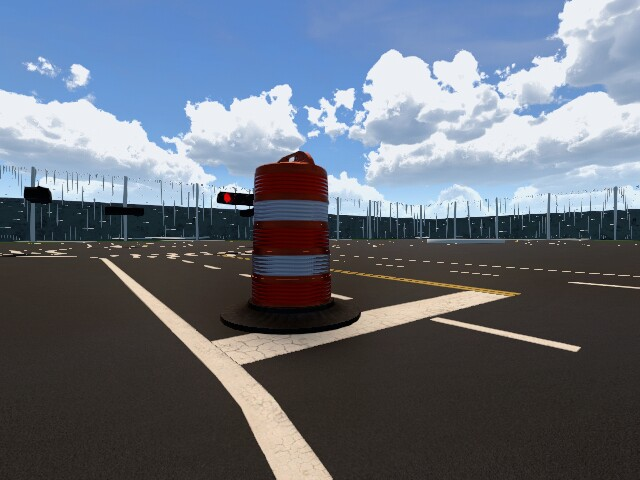
#> input picture src/descripter_test/img/cone2.png, 640 x 480 px, found by its file name
$ python descriptor.py
#> lines starting #> are read from the running program, lines starting #| are printed output that depends on the picture; after the words box and inside, x2 and y2 are one past the last pixel; in counts of white or black regions, pixels touching at a corner belong together
import cv2
import numpy as np

# 라바콘의 경우 이런 식으로 구분 가능함
# 그런데 자전거 탄 사람은 어떻게?
# 그리고 영상보면 다른 자동차도 인식해야 함

# 이미지 로드 (여기서는 예시 이미지로 로드)
image = cv2.imread('cone2.png')
#> image is the input picture: shape (480, 640, 3); mean B, G, R 122.2, 110.4, 103.2
gray = cv2.cvtColor(image, cv2.COLOR_BGR2GRAY)
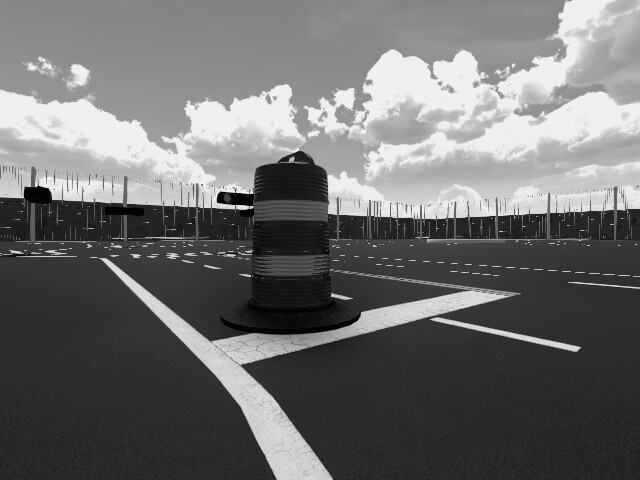
#> gray: shape (480, 640); min 0, max 252, mean 109.6

hsv = cv2.cvtColor(image, cv2.COLOR_BGR2HSV)
#> hsv: shape (480, 640, 3); mean H, S, V 60, 70.4, 130.1

o_lo = np.array([0, 190, 30])
o_hi = np.array([15, 255, 255])

r_lo = np.array([0, 190, 100])
r_hi = np.array([15, 255, 255])

o_mask = cv2.inRange(hsv, o_lo, o_hi)
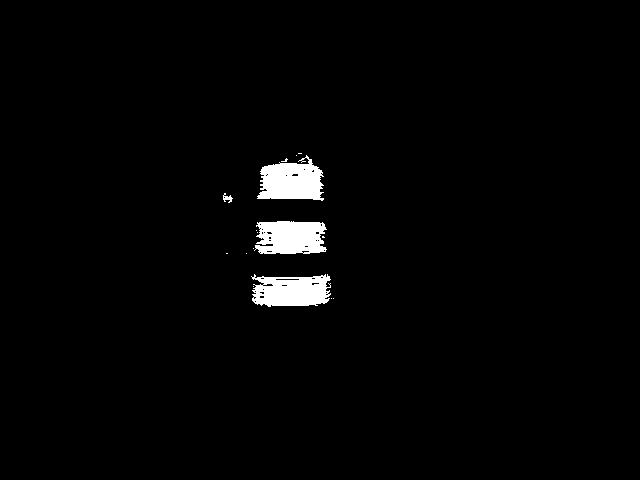
#> o_mask: shape (480, 640); 2% white; 16 white regions (12 under 20 px), largest, box (x1, y1, x2, y2) and area: (257, 155, 324, 201) 2123, (251, 274, 331, 307) 2034, (254, 221, 327, 254) 2005, (223, 193, 233, 203) 50
r_mask = cv2.inRange(hsv, r_lo, r_hi)
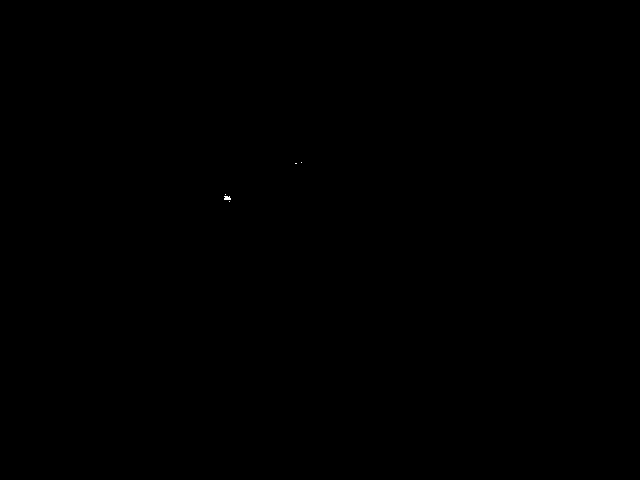
#> r_mask: shape (480, 640); 0.01% white in thin lines or dots, all inside (x1, y1, x2, y2) = (224, 162, 302, 202)

# 비스무리한 빨간 영역(신호등 적색 신호)은 제거하고, 주황 영역만 구하는 코드
rev_red = cv2.bitwise_and(gray, gray, mask=cv2.bitwise_not(r_mask))
orange = cv2.bitwise_and(rev_red, rev_red, mask=o_mask)

# 찌꺼지 제거 후 빈칸 채우기 - 필요하지 않을 수도 있음
k = cv2.getStructuringElement(cv2.MORPH_RECT, (3,3))
erode = cv2.morphologyEx(orange, cv2.MORPH_ERODE, k)
k = cv2.getStructuringElement(cv2.MORPH_RECT, (5,5))
cone = cv2.morphologyEx(erode, cv2.MORPH_DILATE, k)
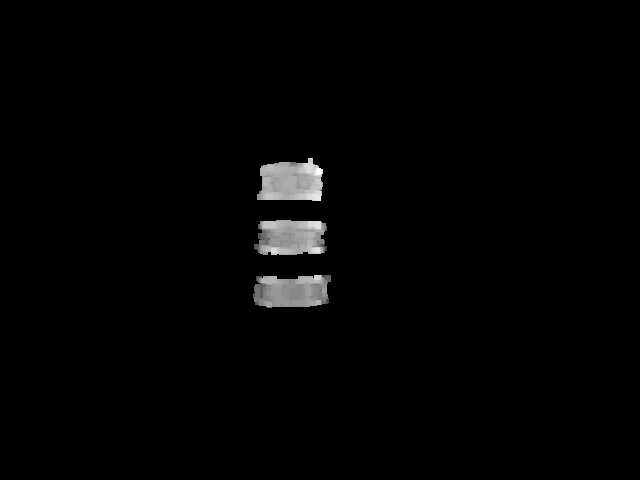
#> cone: shape (480, 640); min 0, max 34, mean 0.5; drawn with min black and max white

cone[cone > 0] = 255
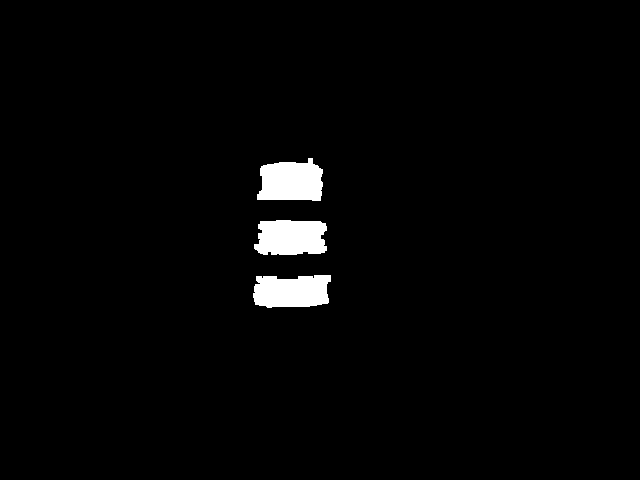
#> cone: shape (480, 640); 2.2% white; 3 white regions, box (x1, y1, x2, y2) and area: (257, 158, 323, 201) 2285, (254, 220, 327, 255) 2226, (253, 275, 331, 308) 2186
area_idx = np.where(cone > 0)
#> area_idx = 6697 positions, rows 158 to 307, columns 253 to 330
y1, y2 = np.min(area_idx[0]), np.max(area_idx[0])
#> y1 = 158; y2 = 307
x1, x2 = np.min(area_idx[1]), np.max(area_idx[1])
#> x1 = 253; x2 = 330

y1 = max(y1 - 10, 0)
#> y1 = 148
y2 = min(y2 + 30, image.shape[0])
#> y2 = 337

x1 = max(x1 - 40, 0)
#> x1 = 213
x2 = min(x2 + 35, image.shape[1])
#> x2 = 365

roi = image[y1:y2, x1:x2]
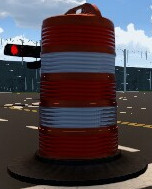
#> roi: shape (189, 152, 3); mean B, G, R 73.4, 67.7, 76.3
cv2.rectangle(image, (x1, y1), (x2, y2), (0, 255, 0), 2)

cv2.imshow('roi', roi)
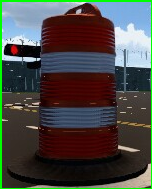
#> window 'roi': shape (189, 152, 3); mean B, G, R 68.3, 72, 72.1
cv2.imshow('image', image)

cv2.waitKey(0)
cv2.destroyAllWindows()

$ run again, with src/descripter_test/img/cone4.png copied over src/descripter_test/img/cone2.png
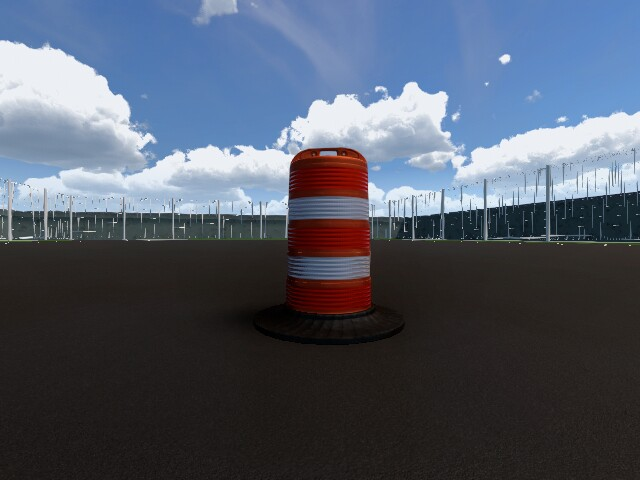
#> input picture src/descripter_test/img/cone4.png, 640 x 480 px, found by its file name
#> image is the input picture: shape (480, 640, 3); mean B, G, R 103.8, 89.2, 81.4
#> hsv: shape (480, 640, 3); mean H, S, V 58.3, 73.3, 109.6
#> o_mask: shape (480, 640); 2.6% white; 10 white regions (7 under 20 px), largest, box (x1, y1, x2, y2) and area: (292, 148, 368, 197) 2872, (288, 220, 370, 256) 2619, (287, 277, 373, 315) 2527
#> r_mask: shape (480, 640); 1.1% white; 16 white regions (12 under 20 px), largest, box (x1, y1, x2, y2) and area: (294, 150, 367, 197) 1524, (320, 220, 369, 255) 1190, (327, 279, 370, 301) 451, (340, 298, 370, 305) 56
#> `cone[cone > 0] = 255`:
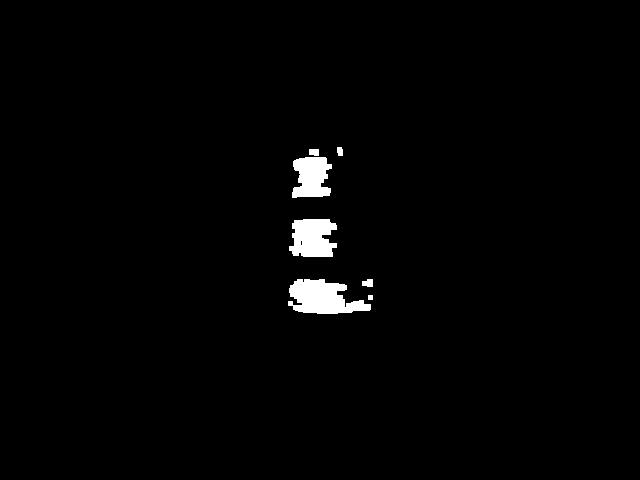
#> cone: shape (480, 640); 1.6% white; 7 white regions, largest, box (x1, y1, x2, y2) and area: (288, 279, 371, 314) 1903, (289, 219, 337, 257) 1468, (292, 157, 332, 198) 1257
#> area_idx = 4840 positions, rows 147 to 313, columns 288 to 372
#> `y1, y2 = np.min(area_idx[0]), np.max(area_idx[0])`: y1 = 147; y2 = 313
#> `x1, x2 = np.min(area_idx[1]), np.max(area_idx[1])`: x1 = 288; x2 = 372
#> `y1 = max(y1 - 10, 0)`: y1 = 137
#> `y2 = min(y2 + 30, image.shape[0])`: y2 = 343
#> `x1 = max(x1 - 40, 0)`: x1 = 248
#> `x2 = min(x2 + 35, image.shape[1])`: x2 = 407
#> `cv2.imshow('roi', roi)`:
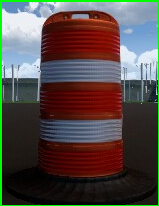
#> window 'roi': shape (206, 159, 3); mean B, G, R 70.4, 74.6, 82.6
